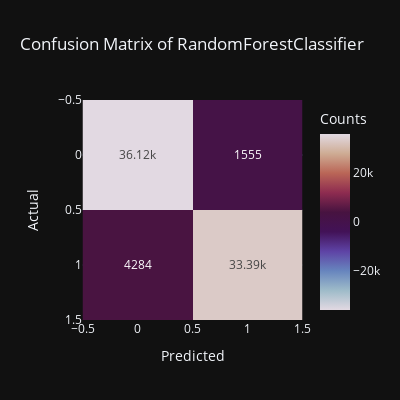
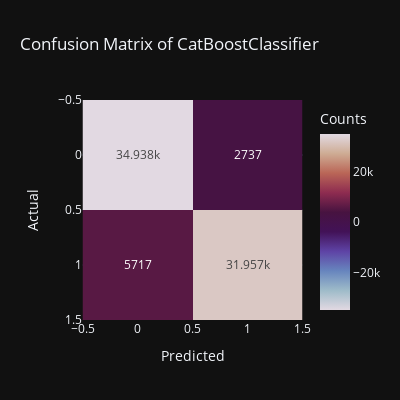
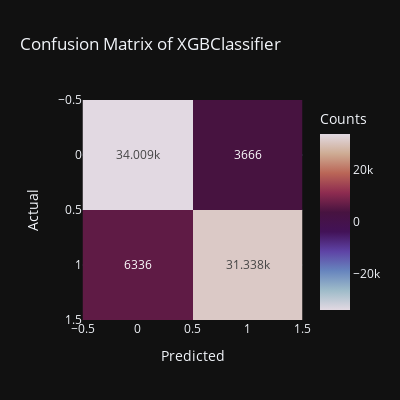

Write notebook code for charts like these, in order.
### Code cell
# List of models
models = [RandomForestClassifier(random_state=42, n_jobs=-1), CatBoostClassifier(random_state=42),
          XGBClassifier(random_state=42, n_jobs=-1)]

# Iterating over models
for model in models:
    # Create a pipeline with the preprocessor, scaler, and the model
    pipeline = Pipeline(steps=[('preprocessor', preprocessor),
                               ('scaler', MinMaxScaler()),
                               ('model', model)])
    # Fit the model
    pipeline.fit(X_train, y_train_encoded)

    # Predict on the test set
    y_pred = pipeline.predict(X_eval)

    # Print the classification report
    print("Model: ", model.__class__.__name__)
    print("Classification Report: \n", classification_report(y_eval_encoded, y_pred))

    # Generate and display the confusion matrix
    fig = px.imshow(confusion_matrix(y_eval_encoded, y_pred), color_continuous_scale='twilight',
                    title="Confusion Matrix of " + model.__class__.__name__,
                    labels=dict(x="Predicted", y="Actual", color="Counts"),
                    color_continuous_midpoint=0.8, width=400, height=400,
                    template="plotly_dark", text_auto=True)
    fig.show()

    print("----------------------------------------------------------")

### Figure 1 — Plotly figure (JSON) as saved in the notebook; plotly's stock layout.template omitted (floating-point values rounded to 4 significant figures)
{"data": [{"coloraxis": "coloraxis", "hovertemplate": "Predicted: %{x}<br>Actual: %{y}<br>Counts: %{z}<extra></extra>", "name": "0", "texttemplate": "%{z}", "type": "heatmap", "xaxis": "x", "yaxis": "y", "z": [[36120, 1555], [4284, 33390]]}], "layout": {"coloraxis": {"cmid": 0.8, "colorbar": {"title": {"text": "Counts"}}, "colorscale": [[0, "#e2d9e2"], [0.1111, "#9ebbc9"], [0.2222, "#6785be"], [0.3333, "#5e43a5"], [0.4444, "#421257"], [0.5556, "#471340"], [0.6667, "#8e2c50"], [0.7778, "#ba6657"], [0.8889, "#ceac94"], [1, "#e2d9e2"]]}, "height": 400, "title": {"text": "Confusion Matrix of RandomForestClassifier"}, "width": 400, "xaxis": {"anchor": "y", "constrain": "domain", "domain": [0, 1], "scaleanchor": "y", "title": {"text": "Predicted"}}, "yaxis": {"anchor": "x", "autorange": "reversed", "constrain": "domain", "domain": [0, 1], "title": {"text": "Actual"}}}}

### Figure 2 — Plotly figure (JSON) as saved in the notebook; plotly's stock layout.template omitted (floating-point values rounded to 4 significant figures)
{"data": [{"coloraxis": "coloraxis", "hovertemplate": "Predicted: %{x}<br>Actual: %{y}<br>Counts: %{z}<extra></extra>", "name": "0", "texttemplate": "%{z}", "type": "heatmap", "xaxis": "x", "yaxis": "y", "z": [[34938, 2737], [5717, 31957]]}], "layout": {"coloraxis": {"cmid": 0.8, "colorbar": {"title": {"text": "Counts"}}, "colorscale": [[0, "#e2d9e2"], [0.1111, "#9ebbc9"], [0.2222, "#6785be"], [0.3333, "#5e43a5"], [0.4444, "#421257"], [0.5556, "#471340"], [0.6667, "#8e2c50"], [0.7778, "#ba6657"], [0.8889, "#ceac94"], [1, "#e2d9e2"]]}, "height": 400, "title": {"text": "Confusion Matrix of CatBoostClassifier"}, "width": 400, "xaxis": {"anchor": "y", "constrain": "domain", "domain": [0, 1], "scaleanchor": "y", "title": {"text": "Predicted"}}, "yaxis": {"anchor": "x", "autorange": "reversed", "constrain": "domain", "domain": [0, 1], "title": {"text": "Actual"}}}}

### Figure 3 — Plotly figure (JSON) as saved in the notebook; plotly's stock layout.template omitted (floating-point values rounded to 4 significant figures)
{"data": [{"coloraxis": "coloraxis", "hovertemplate": "Predicted: %{x}<br>Actual: %{y}<br>Counts: %{z}<extra></extra>", "name": "0", "texttemplate": "%{z}", "type": "heatmap", "xaxis": "x", "yaxis": "y", "z": [[34009, 3666], [6336, 31338]]}], "layout": {"coloraxis": {"cmid": 0.8, "colorbar": {"title": {"text": "Counts"}}, "colorscale": [[0, "#e2d9e2"], [0.1111, "#9ebbc9"], [0.2222, "#6785be"], [0.3333, "#5e43a5"], [0.4444, "#421257"], [0.5556, "#471340"], [0.6667, "#8e2c50"], [0.7778, "#ba6657"], [0.8889, "#ceac94"], [1, "#e2d9e2"]]}, "height": 400, "title": {"text": "Confusion Matrix of XGBClassifier"}, "width": 400, "xaxis": {"anchor": "y", "constrain": "domain", "domain": [0, 1], "scaleanchor": "y", "title": {"text": "Predicted"}}, "yaxis": {"anchor": "x", "autorange": "reversed", "constrain": "domain", "domain": [0, 1], "title": {"text": "Actual"}}}}
